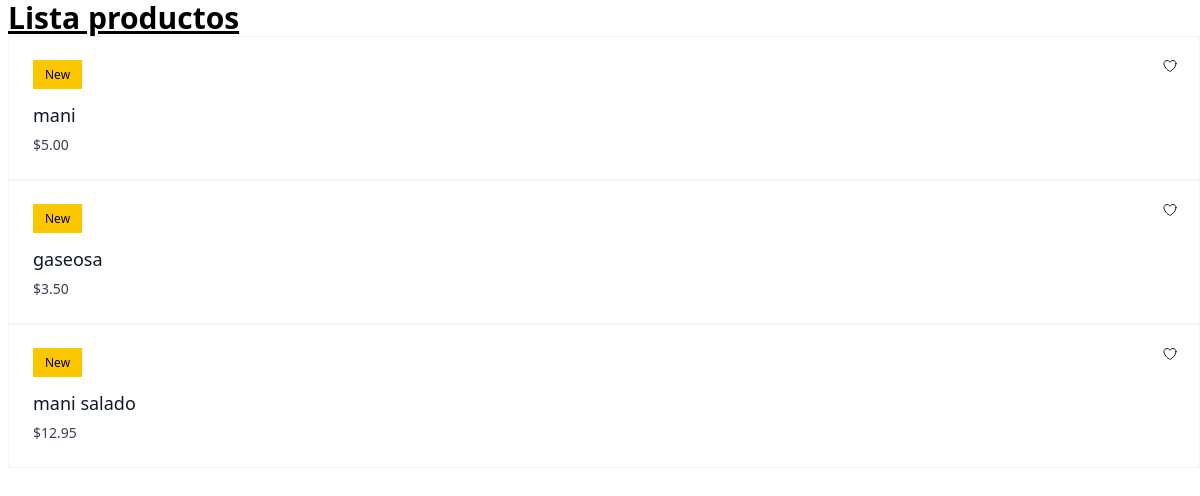
The app's page /lista_productos/list_products/, older data.
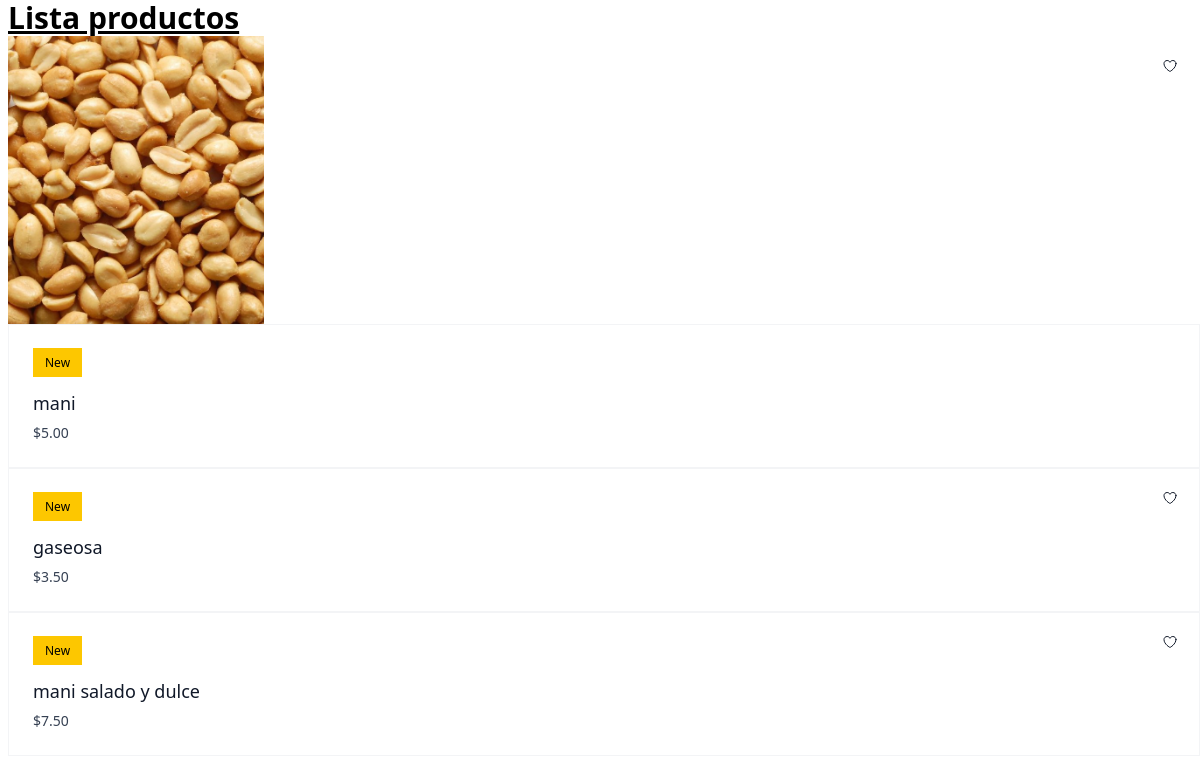
The same page, newer data.
### productos/models.py (models this page shows, shortened)
class Product(models.Model):
    name = models.TextField(max_length=200, verbose_name='nombre')  #---> el verbose_name se usa para nombrar el campo
    description = models.TextField(max_length=200, verbose_name='descripcion')
    price = models.DecimalField(max_digits=10, decimal_places=2, verbose_name='precio')
    available = models.BooleanField(default=True, verbose_name='disponible')
    photo = models.ImageField(upload_to="logos",null=True, blank=True, verbose_name='foto')

### productos/views.py (the view)
# urls.py: path('list_products/', ListProductsViews.as_view(), name='list_product'), #el name se utiliza para referenciar en el archivo html
class ListProductsViews(generic.ListView):    # lista generica ListView
    model = Product
    template_name = "productos/productos.html"
    context_object_name = 'products'           #-- este nombre se utiliza en el archivo template html

### productos/templates/productos/productos.html (shortened to what this page needs)
{% extends "base.html" %}
{% block content %}
<!DOCTYPE html>
<html>
    <head>
        <link rel="stylesheet" href="">
    </head>
    <body>
        <h1 class="text-3xl font-bold underline">      Lista productos   </h1>
        <ul>
            {% for product in products  %}
            <a href="#" class="group relative block overflow-hidden">
                <button
                  class="absolute end-4 top-4 z-10 rounded-full bg-white p-1.5 text-gray-900 transition hover:text-gray-900/75"
                >
                </button>
                {% if product.photo %}
                <img
                  src="{{product.photo.url}}"
                  alt="{{product.name}}"
                  class="h-64 w-64 object-cover transition duration-500 group-hover:scale-105 sm:h-72"
                />
                {% endif %}
                <div class="relative border border-gray-100 bg-white p-6">
                  <span class="whitespace-nowrap bg-yellow-400 px-3 py-1.5 text-xs font-medium"> New </span>
                  <h3 class="mt-4 text-lg font-medium text-gray-900">{{ product.name }}</h3>
                  <p class="mt-1.5 text-sm text-gray-700">${{product.price}}</p>
                </div>
              </a>
            {% endfor %}
        </ul>
    </body>
</html>
{% endblock content %}

### templates/base.html (shortened to what this page needs)
<!DOCTYPE html>
<html>
    <head>
        <script src="https://unpkg.com/@tailwindcss/browser@4"></script>
        <link rel="stylesheet" href="">
    </head>
    <body>
        <div class="pl-2 ...">
        {% block content %}{% endblock content %}
        </div>
    </body>
</html>

Row changes from the older to the newer data that the page shows:
changed Product "mani": photo: picture added
changed Product: name "mani salado" → "mani salado y dulce"; price "12.95" → "7.50"
